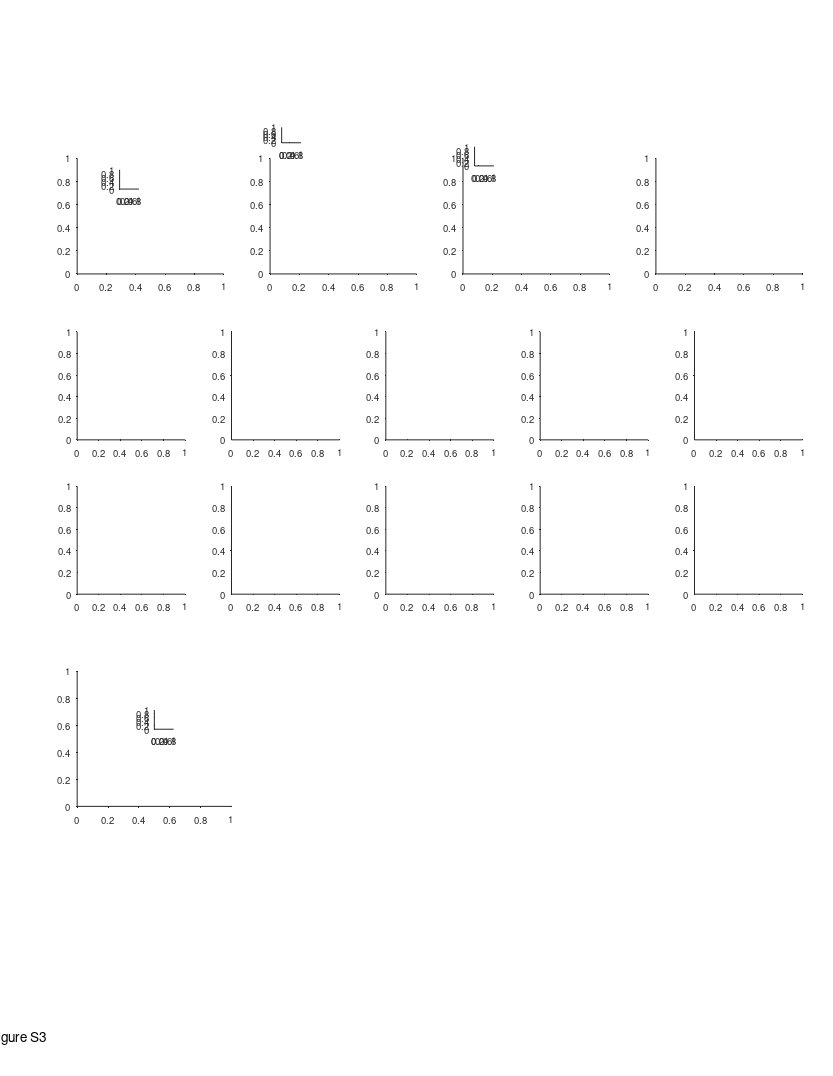

Write MATLAB code to recreate this figure. (Note: this script raises an error after producing the figure.)
%% Replay - Fig supp 3 - replay vs flight speed
clear 
clc
close all

%% data options 
params_opt = 11; % decoding opt 
% params_opt = 21; % decoding opt (random walk = fixed speed)

%% plotting options

%% graphics params
line_styles = {'-',':'};
line_widths = [1.1 2];
clrs = {[.6 .1 .8],[.1 .8 .1]};
epoch_types = {'sleep','rest'};
epoch_type_clrs = {[.6 .1 .8],[.1 .8 .1]};
directions_clrs = {[0    0.3843    0.7451];[ 0.5216    0.2471         0]};
lw = 1.1;

%% define output files
res_dir =  'L:\paper_replay\figures';
mkdir(res_dir)
fig_name_str = 'Figure S3';
fig_caption_str = 'replay and flight speed histograms';
log_name_str = [fig_name_str '_log_file' '.txt'];
log_name_str = strrep(log_name_str , ':', '-');
log_name_str = strrep(log_name_str , ' ', '_');
log_name_out = fullfile(res_dir, log_name_str);

%% open log file
diary off
diary(log_name_out)
diary on
disp('Log file');
disp(['created: ', datestr(clock)]);
disp('======================================================');
disp([fig_name_str ':' fig_caption_str]);   
disp('======================================================');
disp('');

%% create figure
% figure_size_cm = [21.0 29.7]; % ~A4
figure_size_cm = [21.6 27.9]; % ~US letter
fig = figure;
% Some WYSIWYG options:
set(gcf,'DefaultAxesFontSize',7);
set(gcf,'DefaultAxesFontName','helvetica');
set(gcf,'DefaultAxesUnits','centimeters');
set(gcf,'PaperType','usletter')
% set(gcf,'PaperType','<custom>');
set(gcf,'PaperUnits','centimeters','PaperPosition',[0 0 figure_size_cm]);
set(gcf,'PaperOrientation','portrait');
set(gcf,'Units','centimeters','Position',get(gcf,'paperPosition')+[0 0 0 0]); % position on screen...
set(gcf, 'Renderer', 'painters');
% set(gcf, 'color', 'none');
set(groot, 'defaultAxesColor','None')
set(groot, 'defaultAxesTickDir', 'out');
set(groot,  'defaultAxesTickDirMode', 'manual');
annotation('textbox', [0.5 1 0 0], 'String',fig_name_str, 'HorizontalAlignment','center','Interpreter','none', 'FitBoxToText','on');

% create panels
y = 20.8;
w = 3.8;
h = 3;
panels{1}(1) = axes('position', [2 y w h]);
panels{1}(2) = axes('position', [3.1 y+2.2 0.5 0.5]);

panels{2}(1) = axes('position', [7 y w h]);
panels{2}(2) = axes('position', [7.3 y+3.4 0.5 0.4]);

panels{3}(1) = axes('position', [12   y w h]);
panels{3}(2) = axes('position', [12.3 y+2.8 0.5 0.5]);

panels{4}(1) = axes('position', [17   y w h]);

x = linspace(2,18,5);
y = [10 6]+6.5;
for ii = 1:length(y)
    for jj = 1:length(x)
        panels{5}(ii,jj) = axes('position', [x(jj) y(ii) 2.8 2.8]);
    end
end

panels{6}(1) = axes('position', [2 7 4 3.5]);
panels{6}(2) = axes('position', [4 9 .5 .5]);

%% load data
if ~exist('events_all','var')
    disp('loading data!!!')
[exp_list,T] = decoding_get_inclusion_list();
T = T(exp_list,:);
bats = unique(T.bat_num);
bats_clr_map = containers.Map(num2cell(bats),{'r','g','b','k','m','c',[0.8 0.8 0]});
events_all_per_session = {};
speed_mean_per_session = nan(length(epoch_types),height(T));
speed_median_per_session = nan(length(epoch_types),height(T));
speed_std_per_session = nan(length(epoch_types),height(T));
flight_speed_all = [];
exp_arena_all = {};
for ii_exp = 1:height(T)
    exp_ID = T.exp_ID{ii_exp};
    exp = exp_load_data(exp_ID,'details','flight');
    flight_speed_all(ii_exp,:) = [exp.flight.speed_traj.vel_median_median];
    exp_arena_all{ii_exp} = exp.details.recordingArena;
    for ii_epoch_type = 1:length(epoch_types)
        epoch_type = epoch_types{ii_epoch_type};
        event_type = 'posterior';
        [events, params] = decoding_load_events_quantification(exp_ID, epoch_type, params_opt, event_type);
        [seqs, TF] = decoding_apply_seq_inclusion_criteria([events.seq_model]);
        events(~TF) = [];
        if isempty(events)
            continue;
        end
        seqs_map_IX = [seqs.state_direction];
        seqs_map_IX(seqs_map_IX == -1) = 2;
        [seqs.session_flight_speed] = disperse(flight_speed_all(ii_exp,seqs_map_IX));
        [events.seq_model] = disperse(seqs);
        [events.recordingArena] = deal(exp.details.recordingArena);
        event_struct = events(1,[]);
        [events(2:end).prev_event] = disperse(events(1:end-1));
        events(1).prev_event = event_struct;
        events_all_per_session{ii_epoch_type}{ii_exp} = events;
        speed_mean_per_session(ii_epoch_type,ii_exp) = mean([seqs.speed]);
        speed_median_per_session(ii_epoch_type,ii_exp) = median([seqs.speed]);
        speed_std_per_session(ii_epoch_type,ii_exp) = std([seqs.speed]);
    end
end
flight_speed_all = mean(abs(flight_speed_all),2);
events_all = {[events_all_per_session{1}{:}], [events_all_per_session{2}{:}]};
seqs_all = {[events_all{1}.seq_model], [events_all{2}.seq_model]};
gArena = {categorical({events_all{1}.recordingArena}), categorical({events_all{2}.recordingArena}) };
end

%% tests (speed correlations: replay vs flight)
% figure
% tiledlayout('flow')
% nexttile
% hold on
% plot(flight_speed_all, speed_mean_per_session(1,:), 'ob');
% plot(flight_speed_all, speed_mean_per_session(2,:), 'or');
% xlim([3 10])
% nexttile
% hold on
% plot(flight_speed_all, speed_median_per_session(1,:), 'ob');
% plot(flight_speed_all, speed_median_per_session(2,:), 'or');
% xlim([3 10])
% 
% clc
% [r p] = corr(flight_speed_all, speed_mean_per_session(1,:)','rows','pairwise','tail','right','type','Pearson')
% [r p] = corr(flight_speed_all, speed_median_per_session(1,:)','rows','pairwise','tail','right','type','Pearson')
% [r p] = corr(flight_speed_all, speed_mean_per_session(2,:)','rows','pairwise','tail','right','type','Pearson')
% [r p] = corr(flight_speed_all, speed_median_per_session(2,:)','rows','pairwise','tail','right','type','Pearson')
% 
% xxx = [flight_speed_all flight_speed_all]';
% yyy = speed_mean_per_session;
% [r p] = corr(xxx(:), yyy(:),'rows','pairwise','tail','right','type','Pearson')
% 
% figure
% plot(xxx(:), yyy(:), 'o')
% 
% figure
% plot(flight_speed_all, speed_mean_per_session(2,:), 'or');


%% panel A - replay speed
axes(panels{1}(1))
cla
hold on
for ii_epoch_type = 1:length(epoch_types)
    X = [seqs_all{ii_epoch_type}.speed];
    g = gArena{ii_epoch_type};
    histogram(X(g=='200m'),'DisplayStyle','stairs','Normalization','pdf','LineStyle',line_styles{1}, 'EdgeColor',clrs{ii_epoch_type},'LineWidth',line_widths(1));
    histogram(X(g=='120m'),'DisplayStyle','stairs','Normalization','pdf','LineStyle',line_styles{2}, 'EdgeColor',clrs{ii_epoch_type},'LineWidth',line_widths(2));
    [~,P,KSSTAT] = kstest2(X(g=='200m'),X(g=='120m'))
    median(X(g=='200m'))
    median(X(g=='120m'))
end
xlabel('Replay speed (m/s)', 'Units','normalized', 'Position',[0.5 -0.12]);
ylabel('Probability density', 'Units','normalized', 'Position',[-0.1 .5]);
hax=gca;
hax.TickLength(1) = [0.016];
hax.XRuler.TickLabelGapOffset = -1;
hax.YTick = hax.YTick([1 end]);

%% legend (replay speed hists)
axes(panels{1}(2))
cla
hold on
t = linspace(0,1,100);
x = pulstran(t,linspace(0,1,3),'rectpuls',1/6);
x(x>0) = nan;x(~isnan(x)) = 0;
clear h
% plot(  t  ,   x  ,       'color', clrs{2}, 'LineWidth',lw,'Clipping','off');
% plot(  t  ,   x  +1.5,   'color', clrs{1}, 'LineWidth',lw,'Clipping','off');
plot([0 1], [0 0],    ':', 'color', clrs{2}, 'LineWidth',line_widths(2),'Clipping','off');
plot([0 1], [0 0]+1.5,':', 'color', clrs{1}, 'LineWidth',line_widths(2),'Clipping','off');
plot([0 1], [.5 .5],     'color', clrs{2}, 'LineWidth',line_widths(1),'Clipping','off');
plot([0 1], [.5 .5]+1.5, 'color', clrs{1}, 'LineWidth',line_widths(1),'Clipping','off');
text(1.3, 2.0, 'Sleep (200m)','FontSize',7,'HorizontalAlignment','left');
text(1.3, 1.5, 'Sleep (130m)','FontSize',7,'HorizontalAlignment','left');
text(1.3, 0.5, 'Awake (200m)','FontSize',7,'HorizontalAlignment','left');
text(1.3, 0.0, 'Awake (130m)','FontSize',7,'HorizontalAlignment','left');
xlim([0 1])
ylim([0 1])
axis off

%% panel B - speed correlations (replay vs flight)
axes(panels{2}(1))
cla
hold on
r=[];
p=[];
for ii_epoch_type = 1:length(epoch_types)
    X = flight_speed_all;
    Y = speed_mean_per_session(ii_epoch_type,:)';
    lm = fitlm(X,Y)
    h=plot(lm);
    h(1).Marker = 'o';
    h(1).MarkerSize = 3;
    h(1).Color = clrs{ii_epoch_type};
    h(2).Color = clrs{ii_epoch_type};
%     h(3).Color = clrs{ii_epoch_type};
%     h(4).Color = clrs{ii_epoch_type};
    delete(h(3))
    delete(h(4))
    legend off
%     plot(X,Y,'o','Color',clrs{ii_epoch_type},'MarkerSize',5);
    [r(ii_epoch_type) p(ii_epoch_type)] = corr(X, Y,'rows','pairwise','tail','right','type','Pearson');
%     text(0.1,0.9, "r = "+ sprintf('%.2f',r), 'Units','normalized','FontSize',7);
%     text(0.1,0.8, "P = "+ sprintf('%.3f',p), 'Units','normalized','FontSize',7,'FontWeight','normal');
end
title("")
xlabel('Flight speed (m/s)', 'Units','normalized', 'Position',[0.5 -0.12]);
ylabel('Replay speed (m/s)', 'Units','normalized', 'Position',[-0.17 .5]);
hax=gca;
hax.TickLength(1) = [0.016];
hax.XRuler.TickLabelGapOffset = -1;
hax.YLim(1) = 10;

%% legend (speed correlations)
axes(panels{2}(2))
cla
hold on
plot(0,1-0.05,'o', 'color', clrs{1}, 'MarkerSize',4,'Clipping','off');
plot(0,0.3-0.05,'o', 'color', clrs{2}, 'MarkerSize',4,'Clipping','off');
text(0.4, 1,   'Sleep'+":  r = " + sprintf('%.2f',r(1)) + ",  P = "+ sprintf('%.1g',p(1)),'FontSize',7,'HorizontalAlignment','left','VerticalAlignment','middle');
text(0.4, 0.3, 'Awake'+": r = " + sprintf('%.2f',r(2)) + ",  P = "+ sprintf('%.2f',p(2)),'FontSize',7,'HorizontalAlignment','left','VerticalAlignment','middle');
xlim([0 1])
ylim([0 1])
axis off


%% panel C - Flight speed
axes(panels{3}(1))
cla
hold on
X = flight_speed_all;
g=categorical(exp_arena_all);
histogram(X(g=='200m'),'DisplayStyle','stairs','Normalization','pdf','LineStyle',line_styles{1}, 'EdgeColor','k','LineWidth',line_widths(1),'NumBins',7);
histogram(X(g=='120m'),'DisplayStyle','stairs','Normalization','pdf','LineStyle',line_styles{2}, 'EdgeColor','k','LineWidth',line_widths(2),'NumBins',7);
xlabel('Flight speed (m/s)', 'Units','normalized', 'Position',[0.5 -0.12]);
ylabel('Probability density', 'Units','normalized', 'Position',[-0.15 .5]);
hax=gca;
hax.XLim = [0 10];
hax.XTick = [0 5 10];
hax.TickLength(1) = [0.016];
hax.XRuler.TickLabelGapOffset = -1;
[~,P,CI,STATS] = ttest2(X(g=='200m'), X(g=='120m'), 'Tail','both');
text(0.6,1.1,"P = "+ sprintf('%.2g',P), 'Units','normalized','FontSize',7);

%% legend (flight speed hists)
axes(panels{3}(2))
cla
hold on
t = linspace(0,1,100);
x = pulstran(t,linspace(0,1,3),'rectpuls',1/6);
x(x>0) = nan;x(~isnan(x)) = 0;
clear h
% plot(  t  ,   x  ,       'color', 'k', 'LineWidth',lw,'Clipping','off');
plot([0 1], [0 0],':',   'color', 'k', 'LineWidth',line_widths(2),'Clipping','off');
plot([0 1], [.5 .5],     'color', 'k', 'LineWidth',line_widths(1),'Clipping','off');
text(1.3, 0.5, '200m','FontSize',7,'HorizontalAlignment','left');
text(1.3, 0.0, '130m','FontSize',7,'HorizontalAlignment','left');
xlim([0 1])
ylim([0 1])
axis off


%% plot flight speed per bat
axes(panels{4})
cla reset
hold on
for ii_bat = 1:length(bats)
    bat_num = bats(ii_bat);
    bat_session_IX = find(T.bat_num==bat_num);
    x = flight_speed_all(bat_session_IX);
    xi = linspace(5.5,8.5,100);
    c = bats_clr_map(bat_num);
    f = ksdensity(x,xi,"Bandwidth",0.05);
    plot(xi,f,'DisplayName',"bat"+bat_num,'Color',c,'LineWidth',1.6);
%     plot(xi,f,'DisplayName',sprintf('bat%d(%s)',bat_num,exp.details.recordingArena),'Color',c,'LineWidth',2);
end
xlim([5.5 8.5])
ylim([0 8])
xlabel('Flight speed (m/s)','Units','normalized','Position',[0.5 -0.12])
ylabel('Probability density','Units','normalized','Position',[-0.12 0.5])
hax=gca;
hax.XRuler.TickLength(1) = 0.035;
hax.YRuler.TickLength(1) = 0.035;
hax.XRuler.TickLabelGapOffset = -2;
hax.YRuler.TickLabelGapOffset = 0;
% hl=legend("bat "+bats,'Location','northwest','Box','off')
% hl.Position([1 2]) = hl.Position([1 2]) + [-0.07 0.25].*hl.Position([3 4]);


%% panel e - scatters of compression/duration/distance/speed
scatters_features = {
    'compression','duration';
    'speed','duration';
    'distance','duration';
    'compression','distance';
    'speed','distance';
    };
fn_map = containers.Map();
fn_map('compression') = 'Compression ratio';
fn_map('duration') = 'Replay duration (s)';
fn_map('distance') = 'Replay distance (m)';
fn_map('speed') = 'Replay speed (m/s)';
for ii_epoch_type = 1:length(epoch_types)
    for ii_scatter = 1:size(scatters_features,1)
        axes(panels{5}(ii_epoch_type,ii_scatter))
        cla reset
        hold on
        events = [events_all_per_session{ii_epoch_type}{:}];
        seqs = [events.seq_model];
        fn_x = scatters_features{ii_scatter,2};
        fn_y = scatters_features{ii_scatter,1};
        x = [seqs.(fn_x)];
        y = [seqs.(fn_y)];
        plot(x,y,'.','Color',clrs{ii_epoch_type})
        xlabel(fn_map(fn_x))
        ylabel(fn_map(fn_y))
        hax=gca;
        hax.XRuler.TickLabelGapOffset = -1;
        hax.YRuler.TickLabelGapOffset = 1;
        if ii_scatter==1
            legend_strs = {'Sleep';'Awake'};
            str = legend_strs{ii_epoch_type};
            x = hax.XLim(1)+[0.5 0.65].*range(hax.XLim);
            y = hax.YLim(1)+[0.8 0.8].*range(hax.YLim);
            plot(x,y,'Color',epoch_type_clrs{ii_epoch_type},'LineWidth',1.5)
%             plot(x(2),y(2),'.','Color',epoch_type_clrs{ii_epoch_type},'LineWidth',1.5)
            text(x(2)+0.2*diff(x),y(1),str,'FontSize',7)
        end
    end
end

%% Inter-replay-interval (pooled across bats)
axes(panels{6}(1));
cla reset
hold on
IRI_bin_size = 0.1;
IRI_bin_limits = [0 20];
IRI = load('E:\Tamir\work\PROJECTS\LargeScale\paper_replay\figures\internal_review_figures\inter_replay_interval_all.mat');
hax=gca;
% hax.ColorOrder = epoch_type_clrs;
for ii_epoch_type = 1:length(epoch_types)
    x = [IRI.IRI_all{ii_epoch_type,:}];
    hh=histogram(x,'Normalization','pdf','DisplayStyle','Stairs','BinWidth',IRI_bin_size,'EdgeColor',epoch_type_clrs{ii_epoch_type});
    hh.LineWidth = 1;
end
% x = [IRI.IRI_all{:,:}];
% hh=histogram(x,'Normalization','pdf','DisplayStyle','Stairs','BinWidth',IRI_bin_size,'EdgeColor','k');
% hh.LineWidth = 2;
xlim(IRI_bin_limits)
xlabel('Inter-replay interval (s)')
ylabel('Probability density')

%% add legend
axes(panels{6}(2));
cla reset
hold on
axis off
x = [0 1];
y = [0 0];
plot(x,y+1,'Color',epoch_type_clrs{1},'LineWidth',1.5)
plot(x,y+2,'Color',epoch_type_clrs{2},'LineWidth',1.5)
% plot(x,y+3,'Color','k')
x = 1.2;
text(x,1,'Sleep','FontSize',7)
text(x,2,'Awake','FontSize',7)
% text(x,3,'Pooled')
axis ij
ylim([0.8 2.2])

%% add panel letters
font_size = 11;
axes(panels{1}(1))
text(-0.3,1.1, 'A', 'Units','normalized','FontWeight','bold','FontSize',font_size);
axes(panels{2}(1))
text(-0.3,1.1, 'B', 'Units','normalized','FontWeight','bold','FontSize',font_size);
axes(panels{3}(1))
text(-0.25,1.1, 'C', 'Units','normalized','FontWeight','bold','FontSize',font_size);
axes(panels{4}(1))
text(-0.25,1.1, 'D', 'Units','normalized','FontWeight','bold','FontSize',font_size);
axes(panels{5}(1,1))
text(-0.4,1.2, 'E', 'Units','normalized','FontWeight','bold','FontSize',font_size);
axes(panels{6}(1))
text(-0.28,1.1, 'F', 'Units','normalized','FontWeight','bold','FontSize',font_size);

%%
fig_name = sprintf('%s_decoding_opt_%d',fig_name_str, params_opt);
file_out = fullfile(res_dir, fig_name);
print(gcf, file_out, '-dpdf', '-cmyk', '-painters');
disp('figure saved!')

%%
